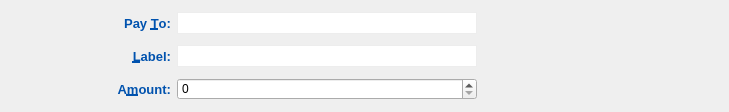
<?xml version="1.0" encoding="UTF-8"?>
<ui version="4.0">
 <class>SendCoinsEntry</class>
 <widget class="QFrame" name="SendCoinsEntry">
  <property name="geometry">
   <rect>
    <x>0</x>
    <y>0</y>
    <width>729</width>
    <height>112</height>
   </rect>
  </property>
  <property name="sizePolicy">
   <sizepolicy hsizetype="Preferred" vsizetype="Fixed">
    <horstretch>0</horstretch>
    <verstretch>0</verstretch>
   </sizepolicy>
  </property>
  <property name="windowTitle">
   <string notr="true"/>
  </property>
  <property name="styleSheet">
   <string notr="true">QLabel {
	color: #0052AE;
}
QLineEdit {
	border: 1px solid #ededed;
	background-color: white;
	min-height: 20px;
}
QComboBox {
	border: 1px solid #ededed;
	background-color: white;
	min-height: 20px;
	max-width: 60px;
}</string>
  </property>
  <property name="frameShape">
   <enum>QFrame::NoFrame</enum>
  </property>
  <property name="frameShadow">
   <enum>QFrame::Sunken</enum>
  </property>
  <property name="lineWidth">
   <number>0</number>
  </property>
  <layout class="QGridLayout" name="gridLayout_2">
   <item row="0" column="0">
    <spacer name="horizontalSpacer">
     <property name="orientation">
      <enum>Qt::Horizontal</enum>
     </property>
     <property name="sizeHint" stdset="0">
      <size>
       <width>40</width>
       <height>20</height>
      </size>
     </property>
    </spacer>
   </item>
   <item row="0" column="1">
    <layout class="QGridLayout" name="gridLayout">
     <property name="verticalSpacing">
      <number>10</number>
     </property>
     <item row="0" column="0">
      <widget class="QLabel" name="label_2">
       <property name="font">
        <font>
         <pointsize>10</pointsize>
         <weight>75</weight>
         <bold>true</bold>
        </font>
       </property>
       <property name="text">
        <string>Pay &amp;To:</string>
       </property>
       <property name="alignment">
        <set>Qt::AlignRight|Qt::AlignTrailing|Qt::AlignVCenter</set>
       </property>
       <property name="buddy">
        <cstring>payTo</cstring>
       </property>
      </widget>
     </item>
     <item row="1" column="0">
      <widget class="QLabel" name="label_4">
       <property name="font">
        <font>
         <pointsize>10</pointsize>
         <weight>75</weight>
         <bold>true</bold>
        </font>
       </property>
       <property name="text">
        <string>&amp;Label:</string>
       </property>
       <property name="alignment">
        <set>Qt::AlignRight|Qt::AlignTrailing|Qt::AlignVCenter</set>
       </property>
       <property name="buddy">
        <cstring>addAsLabel</cstring>
       </property>
      </widget>
     </item>
     <item row="2" column="0">
      <widget class="QLabel" name="label">
       <property name="font">
        <font>
         <pointsize>10</pointsize>
         <weight>75</weight>
         <bold>true</bold>
        </font>
       </property>
       <property name="text">
        <string>A&amp;mount:</string>
       </property>
       <property name="alignment">
        <set>Qt::AlignRight|Qt::AlignTrailing|Qt::AlignVCenter</set>
       </property>
       <property name="buddy">
        <cstring>payAmount</cstring>
       </property>
      </widget>
     </item>
     <item row="2" column="1">
      <layout class="QHBoxLayout" name="horizontalLayout">
       <item>
        <widget class="SecurealumnicoinAmountField" name="payAmount">
         <property name="sizePolicy">
          <sizepolicy hsizetype="Minimum" vsizetype="Fixed">
           <horstretch>0</horstretch>
           <verstretch>0</verstretch>
          </sizepolicy>
         </property>
         <property name="minimumSize">
          <size>
           <width>0</width>
           <height>0</height>
          </size>
         </property>
        </widget>
       </item>
      </layout>
     </item>
     <item row="1" column="1">
      <widget class="QValidatedLineEdit" name="addAsLabel">
       <property name="toolTip">
        <string>Enter a label for this address to add it to your address book</string>
       </property>
      </widget>
     </item>
     <item row="0" column="1">
      <widget class="QValidatedLineEdit" name="payTo">
       <property name="minimumSize">
        <size>
         <width>300</width>
         <height>22</height>
        </size>
       </property>
       <property name="toolTip">
        <string>The address to send the payment to (e.g. MNS17iag9jJgTHD1VXjvLCEnZuQ3rJDE9L)</string>
       </property>
       <property name="maxLength">
        <number>34</number>
       </property>
      </widget>
     </item>
    </layout>
   </item>
   <item row="0" column="2">
    <layout class="QVBoxLayout" name="verticalLayout">
     <item>
      <layout class="QHBoxLayout" name="horizontalLayout_2">
       <item>
        <widget class="QPushButton" name="addButton">
         <property name="minimumSize">
          <size>
           <width>28</width>
           <height>28</height>
          </size>
         </property>
         <property name="maximumSize">
          <size>
           <width>28</width>
           <height>28</height>
          </size>
         </property>
         <property name="toolTip">
          <string>Send to multiple recipients at once</string>
         </property>
         <property name="styleSheet">
          <string notr="true">QPushButton {
	border: 0px solid gray;
	image: url(:/res/add_receiver/normal.png);
}

QPushButton:!enabled {
	image: url(:/res/add_receiver/disabled.png);
}

QPushButton:pressed:flat {
	image: url(:/res/add_receiver/pressed.png);
}

QPushButton:hover {
	image: url(:/res/add_receiver/hover.png);
}</string>
         </property>
         <property name="text">
          <string/>
         </property>
         <property name="shortcut">
          <string>Alt+P</string>
         </property>
         <property name="flat">
          <bool>true</bool>
         </property>
        </widget>
       </item>
       <item>
        <widget class="QPushButton" name="pasteButton">
         <property name="minimumSize">
          <size>
           <width>28</width>
           <height>28</height>
          </size>
         </property>
         <property name="maximumSize">
          <size>
           <width>28</width>
           <height>28</height>
          </size>
         </property>
         <property name="toolTip">
          <string>Paste address from clipboard</string>
         </property>
         <property name="styleSheet">
          <string notr="true">QPushButton {
	border: 0px solid gray;
	image: url(:/res/paste/normal.png);	
}

QPushButton:!enabled {
	image: url(:/res/paste/disabled.png);
}

QPushButton:pressed:flat {
	image: url(:/res/paste/pressed.png);
}

QPushButton:hover {
	image: url(:/res/paste/hover.png);
}</string>
         </property>
         <property name="text">
          <string/>
         </property>
         <property name="shortcut">
          <string>Alt+A</string>
         </property>
         <property name="flat">
          <bool>true</bool>
         </property>
        </widget>
       </item>
       <item>
        <widget class="QPushButton" name="addressBookButton">
         <property name="minimumSize">
          <size>
           <width>28</width>
           <height>28</height>
          </size>
         </property>
         <property name="maximumSize">
          <size>
           <width>28</width>
           <height>28</height>
          </size>
         </property>
         <property name="toolTip">
          <string>Choose address from address book</string>
         </property>
         <property name="styleSheet">
          <string notr="true">QPushButton {
	border: 0px solid gray;
	image: url(:/res/addressbook/normal.png);
}

QPushButton:!enabled {
	image: url(:/res/addressbook/disabled.png);
}

QPushButton:pressed:flat {
	image: url(:/res/addressbook/pressed.png);
}

QPushButton:hover {
	image: url(:/res/addressbook/hover.png);
}</string>
         </property>
         <property name="text">
          <string/>
         </property>
         <property name="shortcut">
          <string>Alt+P</string>
         </property>
         <property name="flat">
          <bool>true</bool>
         </property>
        </widget>
       </item>
       <item>
        <widget class="QPushButton" name="deleteButton">
         <property name="minimumSize">
          <size>
           <width>28</width>
           <height>28</height>
          </size>
         </property>
         <property name="maximumSize">
          <size>
           <width>28</width>
           <height>28</height>
          </size>
         </property>
         <property name="toolTip">
          <string>Remove this recipient</string>
         </property>
         <property name="styleSheet">
          <string notr="true">QPushButton {
	border: 0px solid gray;
	image: url(:/res/del_receiver/normal.png);
}

QPushButton:!enabled {
	image: url(:/res/del_receiver/disabled.png);
}

QPushButton:pressed:flat {
	image: url(:/res/del_receiver/pressed.png);
}

QPushButton:hover {
	image: url(:/res/del_receiver/hover.png);
}</string>
         </property>
         <property name="text">
          <string/>
         </property>
         <property name="flat">
          <bool>true</bool>
         </property>
        </widget>
       </item>
      </layout>
     </item>
     <item>
      <spacer name="verticalSpacer">
       <property name="orientation">
        <enum>Qt::Vertical</enum>
       </property>
       <property name="sizeHint" stdset="0">
        <size>
         <width>20</width>
         <height>40</height>
        </size>
       </property>
      </spacer>
     </item>
    </layout>
   </item>
   <item row="0" column="3">
    <spacer name="horizontalSpacer_2">
     <property name="orientation">
      <enum>Qt::Horizontal</enum>
     </property>
     <property name="sizeHint" stdset="0">
      <size>
       <width>40</width>
       <height>20</height>
      </size>
     </property>
    </spacer>
   </item>
  </layout>
 </widget>
 <customwidgets>
  <customwidget>
   <class>SecurealumnicoinAmountField</class>
   <extends>QSpinBox</extends>
   <header>securealumnicoinamountfield.h</header>
   <container>1</container>
  </customwidget>
  <customwidget>
   <class>QValidatedLineEdit</class>
   <extends>QLineEdit</extends>
   <header>qvalidatedlineedit.h</header>
  </customwidget>
 </customwidgets>
 <resources/>
 <connections/>
 <slots>
  <slot>pasteRequested()</slot>
  <slot>addFromAddressBookRequested()</slot>
  <slot>deleteRequested()</slot>
 </slots>
</ui>
